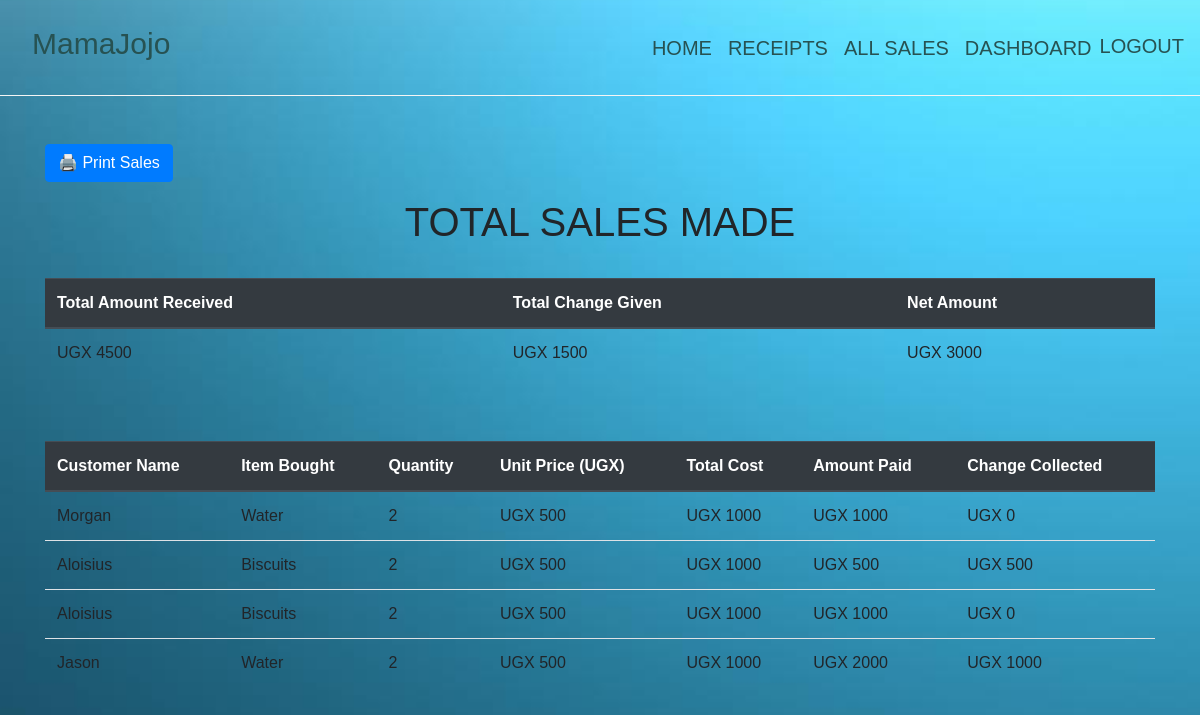
Page /all_sales/ (signed in) on the committed database.
### ajojo/models.py (models this page shows, shortened)
class Sale(models.Model):
    item = models.ForeignKey( Product, on_delete = models.CASCADE)
    quantity = models.IntegerField(default = 0, null = False, blank = True)
    amount_received = models.IntegerField(default = 0, null = False, blank = True)
    issued_to = models.CharField(max_length=50, null = True, blank = True)
    unit_price = models.IntegerField(default = 0, null = False, blank = True)
    def get_total(self):
        total = self.quantity * self.item.unit_price
        return int(total)
    def get_change(self):
        change = self.get_total() - self.amount_received
        return abs(int(change))

class Product(models.Model):
    category_name = models.ForeignKey(Category, on_delete=models.CASCADE, null=True, blank = True)
    item_name = models.CharField(max_length =50, null = True, blank = True)
    total_quantity = models.IntegerField(default = 0, null = True, blank = True)
    issued_quantity = models.IntegerField(default = 0, null = True, blank = True)
    received_quantity = models.IntegerField(default = 0, null = True, blank = True)
    unit_price = models.IntegerField(default = 0, null = True, blank = True)
    manufacturer = models.CharField(max_length=50, null = True, blank = True)
    brand = models.CharField(max_length=50, null = True, blank = True)
    def __str__(self):
        return self.item_name

### ajojo/views.py (the view)
# urls.py: path('all_sales/', views.all_sales, name='all_sales' ),
@login_required
def all_sales(request):
    sales = Sale.objects.all()
    total = sum([items.amount_received for items in sales])
    change = sum([items.get_change() for items in sales])
    net = total - change
    return render(request, 'products/all_sales.html', {
        'sales':sales,
        'total':total,
        'net':net,
        'change':change,
    })

### ajojo/templates/products/all_sales.html (shortened to what this page needs)
{% extends 'products/base.html' %}
{% block content %}
<br><br>
<div class="container">
  <div class="text-end mb-3">
    <button class="btn btn-primary" onclick="printSales()">🖨️ Print Sales</button>
  </div>
  <div id="print-area">
    <h1 class="text-center">TOTAL SALES MADE</h1><br>
    <table class="table">
      <thead class="thead-dark">
        <tr>
          <th scope="col">Total Amount Received</th>
          <th scope="col">Total Change Given</th>
          <th scope="col">Net Amount</th>
        </tr>
      </thead>
      <tbody>
        <tr>
          <td>UGX {{ total }}</td>
          <td>UGX {{ change }}</td>
          <td>UGX {{ net }}</td>
        </tr>
      </tbody>
    </table>
    <br><br>
    <table class="table">
      <thead class="thead-dark">
        <tr>
          <th scope="col">Customer Name</th>
          <th scope="col">Item Bought</th>
          <th scope="col">Quantity</th>
          <th scope="col">Unit Price (UGX)</th>
          <th scope="col">Total Cost</th>
          <th scope="col">Amount Paid</th>
          <th scope="col">Change Collected</th>
        </tr>
      </thead>
      <tbody>
        {% for sale in sales %}
          <tr>
            <td>{{ sale.issued_to|title }}</td>
            <td>{{ sale.item|title }}</td>
            <td>{{ sale.quantity }}</td>
            <td>UGX {{ sale.unit_price }}</td>
            <td>UGX {{ sale.get_total }}</td>
            <td>UGX {{ sale.amount_received }}</td>
            <td>UGX {{ sale.get_change }}</td>
          </tr>
        {% endfor %}
      </tbody>
    </table>
  </div>
</div>
{% endblock %}

### ajojo/static/css/main.css (style rules this page uses)
html,body { position: relative; overflow-x: hidden; background: url('../images/back2.jpg'); width: 100% !important; height: 100vh; display: table; position: relative; background-position: center; background-attachment: scroll; -o-background-size: cover; -moz-background-size: cover; -webkit-background-size: cover; background-size: cover; background-repeat: no-repeat; }
body { background-color: hsl(182, 100%, 95%); font-family: 'Franklin Gothic Medium', 'Arial Narrow', Arial, sans-serif; }

### rows in the picture
Sale: issued_to "Morgan", item "Water", quantity "2", unit_price "500", get_total "1000", amount_received "1000", get_change "0"
Sale: issued_to "Aloisius", item "Biscuits", quantity "2", unit_price "500", get_total "1000", amount_received "500", get_change "500"
Sale: issued_to "Aloisius", item "Biscuits", quantity "2", unit_price "500", get_total "1000", amount_received "1000", get_change "0"
Sale: issued_to "Jason", item "Water", quantity "2", unit_price "500", get_total "1000", amount_received "2000", get_change "1000"

### other values in the picture
{{ total }} "4500"
{{ change }} "1500"
{{ net }} "3000"
